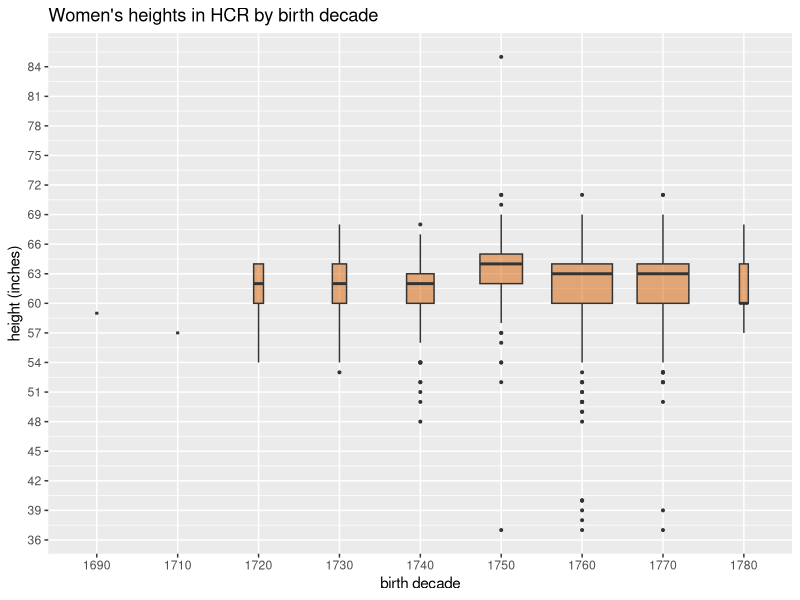
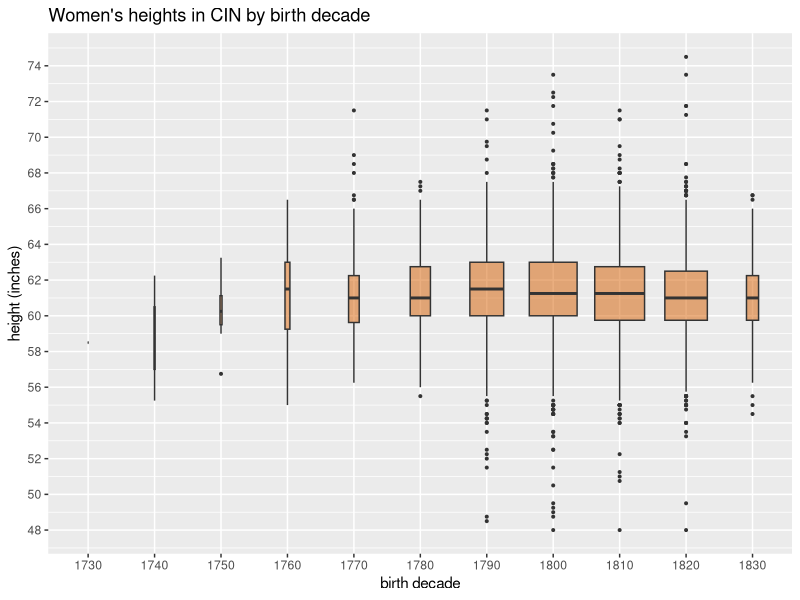
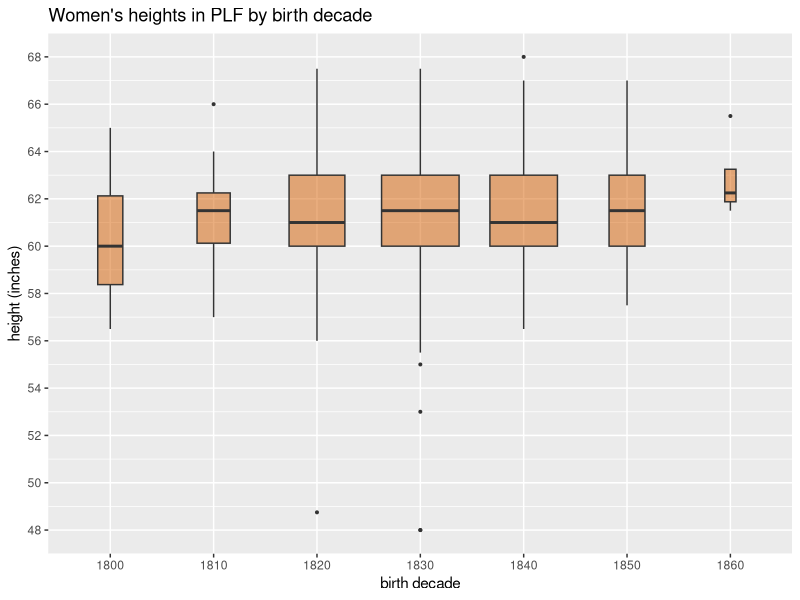
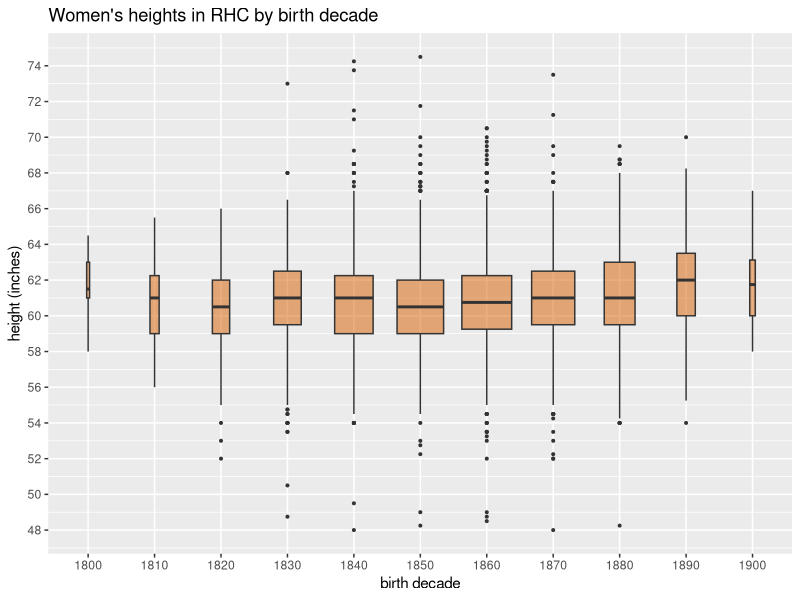
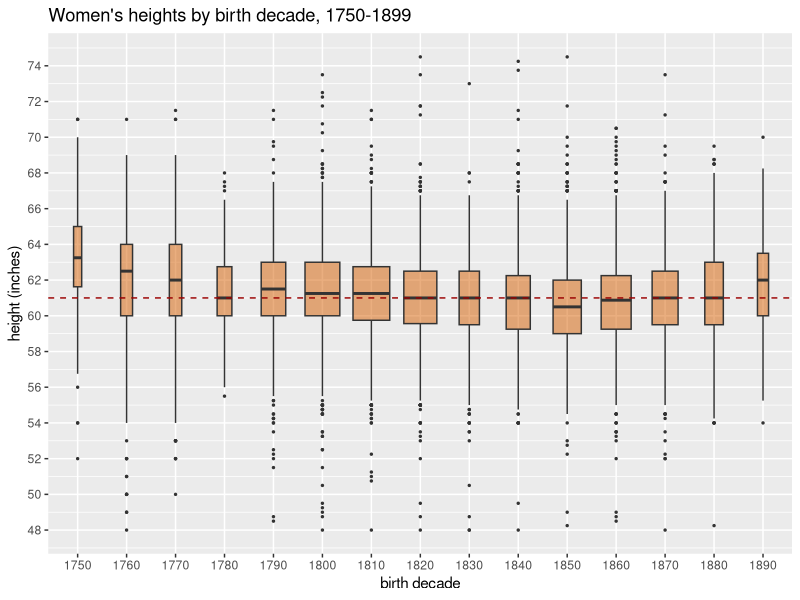
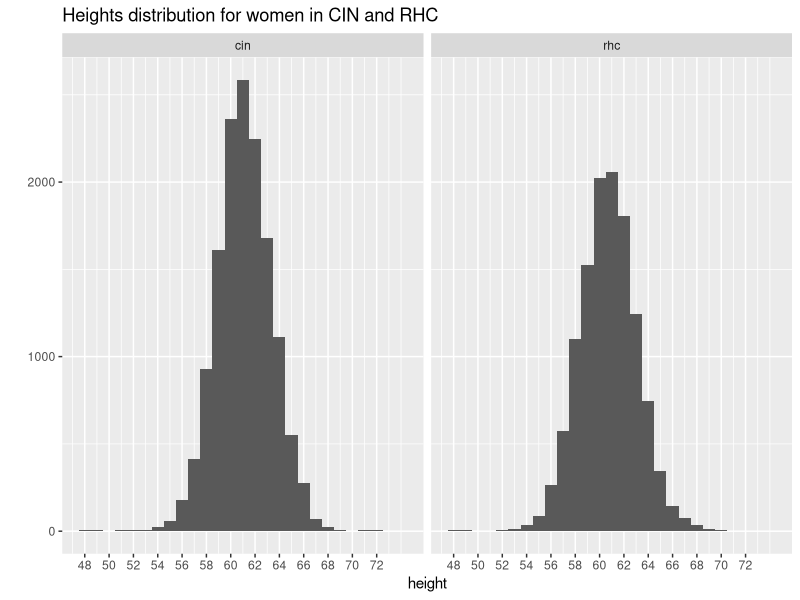
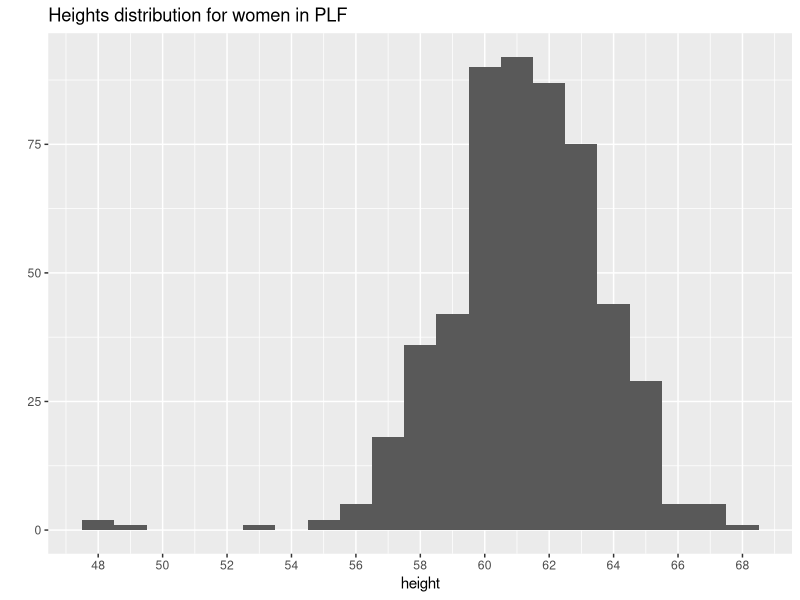
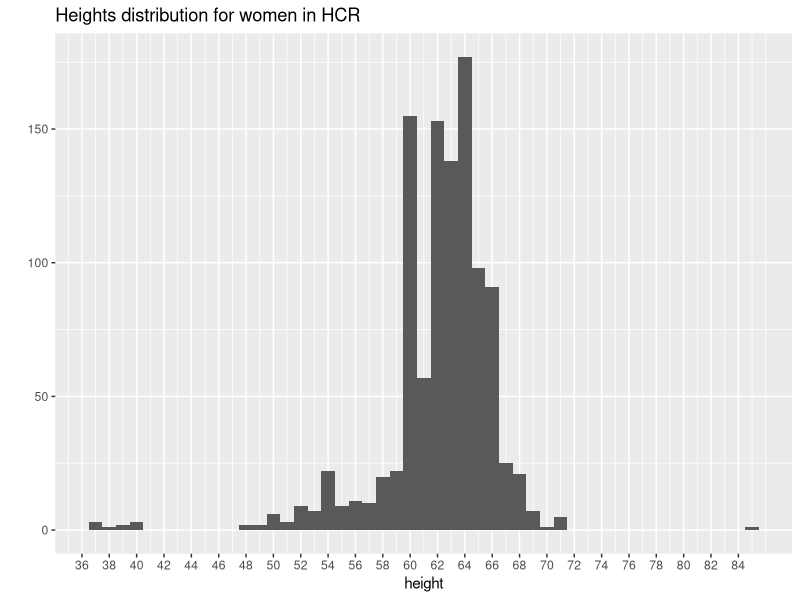

The R script that drew these images, in order:
## ---- chunk 1
knitr::opts_chunk$set(echo = TRUE)
## ---- chunk 2

## This RMarkdown code has been used to generate material posted at mindseye.sharonhoward.org

## About this file ####

## This is an *RMarkdown* file. It's written in a mix of markdown and R code.
## In order to reproduce the output you'll need, in addition to the file itself:
## * R and RStudio installed on your computer (https://www.rstudio.com/)
## * R packages installed which are listed in the #load R packages# section below. Usually you'll be able to install these from within RStudio; if not, there'll be extra instructions 
## * the data file(s) in the #get data# section; most often these will be in the same folder as the code file, but they might sometimes be located elsewhere on the internet and the code will include instructions to fetch/download them

## If you have no idea what the above means but want to learn, start with the guides at https://www.rstudio.com 

## There is also a nice suite of R tutorials designed for historians at https://programminghistorian.org/ eg https://programminghistorian.org/lessons/data_wrangling_and_management_in_R

## I've commented the code quite a lot, to try and document what on earth I thought I was up to (this is for my benefit too, whenever I come back to the code later), but inevitably not everything will be commented in detail
## Don't forget you can search in the RStudio Console for documentation for R packages and functions by typing the name of the package/function preceded by ? 
## If you get error messages, google them; nine times out of ten this has happened to somebody else already! If that ultimately gives no joy, you can contact me here: https://earlymodernnotes.wordpress.com/contact-me/

## Re-use ####

## Unless otherwise stated, any associated data files are licensed under a [Creative Commons Attribution 4.0 licence (CC BY-SA)](http://creativecommons.org/licenses/by/4.0/). The data I use comes from varied sources, so some datasets may differ from this, and if so, further information will be provided in code comments and the main text body.

## Whatever the status of the data, this Rmarkdown file is licensed as CC BY-SA. 
## Feel free to re-use, hack, chop and generally muck around with it.

## ---- chunk 3
# packages ####

library(tidyverse)
library(ggplot2)
library(scales)

## ---- chunk 4
# get data ####

# in each case this is summary data derived from the full DP datasets, including only height, age/yob, event year. HCR, PLF and RHC are (or shortly will be) downloadable as open data; there's more info about this in the links above. CIN is not yet open.

# in the original sources heights were recorded in feet and inches (to quarters of an inch), which have been converted to inches and decimal points.

# HCR: home office criminal registers 1790-1801 - defendants awaiting trial
# 1226 rows, 1061 over 19 
# possible that a few women appear more than once

hcr <- read_csv("bp/hcr_heights_20180316.csv")

hcra <- hcr %>% 
  mutate(
          decade = h_year - (h_year %% 10), 
          decade_birth = year_birth - (year_birth %% 10),
          dataset="hcr" 
          ) %>% 
  filter(age > 19)

# CIN: Oxley convict indents 1820-1853 - transported convicts
# 17183 rows total, 14181 over 19 
# unlikely to be more than a very small handful of repeat appearances - it was very rare to be transported more than once!

cin <- read_csv("bp/cin_heights_20180314.csv")

cina <- cin %>% 
  mutate(
    decade = h_year - (h_year %% 10), 
    decade_birth = year_birth - (year_birth %% 10), 
    dataset = "cin" 
  ) %>% 
  filter(age > 19)

# PLF: prison licences 1853-1884
# 571 rows, 535 over 19
# repeat offenders shouldn't be an issue as files had already been amalgamated.

plf <- read_csv("bp/plf_heights_20180314.csv")

plfa <- plf %>% 
  mutate(
    decade = h_year - (h_year %% 10), 
    decade_birth = year_birth - (year_birth %% 10), 
    dataset="plf"  
  ) %>% 
  select(id, h_year,age,year_birth,height,decade,decade_birth, dataset) %>% 
  filter(age > 19)

# RHC: register of habitual criminals 1881-1925
# 12599, 12118 over 19
# likely to be some repeat offenders

rhc <- read_csv("bp/rhc_heights_20180316.csv")

rhca <- rhc %>% 
  mutate(
    decade = h_year - (h_year %% 10), 
    decade_birth = year_birth - (year_birth %% 10), 
    dataset="rhc" 
  ) %>% 
  filter(age > 19)


# stack 'em up (bind_rows = sql union)

hcr_cin_plf_rhc <- bind_rows(hcra, cina, plfa, rhca)

## ---- chunk 5
# nb use of varwidth to vary width of box according to relative size of group within dataset
ggplot(hcra, aes(factor(decade_birth), height)) +
  geom_boxplot(varwidth = TRUE, fill="#D55E00", alpha=0.5, outlier.size = 0.7, outlier.alpha = 1) +
  scale_y_continuous(breaks=seq(36,84,by=3)) +
  labs(y="height (inches)", x="birth decade", title="Women's heights in HCR by birth decade")
## ---- chunk 6
ggplot(cina, aes(factor(decade_birth), height)) +
  geom_boxplot(varwidth = TRUE, fill="#D55E00", alpha=0.5, outlier.size = 0.7, outlier.alpha = 1) +
  scale_y_continuous(breaks=seq(48, 74,by=2)) +
  labs(y="height (inches)", x="birth decade", title="Women's heights in CIN by birth decade")

## ---- chunk 7
ggplot(plfa, aes(factor(decade_birth), height)) +
  geom_boxplot(varwidth = TRUE, fill="#D55E00", alpha=0.5, outlier.size = 0.7, outlier.alpha = 1) +
  scale_y_continuous(breaks=seq(48,68,by=2))  +
  labs(y="height (inches)", x="birth decade", title="Women's heights in PLF by birth decade")
## ---- chunk 8
ggplot(rhca, aes(factor(decade_birth), height)) +
  geom_boxplot(varwidth = TRUE, fill="#D55E00", alpha=0.5, outlier.size = 0.7, outlier.alpha = 1) +
  scale_y_continuous(breaks=seq(48,74,by=2)) +
  labs(y="height (inches)", x="birth decade", title="Women's heights in RHC by birth decade")
## ---- chunk 9
ggplot(hcr_cin_plf_rhc %>% 
    filter(year_birth > 1749, year_birth < 1900, height > 40, height < 80)
       , aes(factor(decade_birth), height)) +
  geom_boxplot(varwidth = TRUE, fill="#D55E00", alpha=0.5, outlier.size = 0.5, outlier.alpha = 1) +
  labs(y="height (inches)", x="birth decade", title="Women's heights by birth decade, 1750-1899") +
  scale_y_continuous(breaks=seq(40,76,by=2)) +
  geom_hline(aes(yintercept=61), colour="#990000", linetype=2)
## ---- chunk 10
ggplot(hcr_cin_plf_rhc %>% filter(dataset %in% c("cin", "rhc"))
       , aes(height)) +
  geom_histogram(binwidth=1) +
  facet_grid(~dataset) +
  scale_x_continuous(breaks=seq(48,72,by=2)) +
  labs(y="", title="Heights distribution for women in CIN and RHC")
## ---- chunk 11
ggplot(plfa, aes(height)) +
  geom_histogram(binwidth=1) +
  labs(y="", title="Heights distribution for women in PLF") +
  scale_x_continuous(breaks=seq(40,76,by=2))
## ---- chunk 12
ggplot(hcra, aes(height)) +
  geom_histogram(binwidth=1) +
  labs(y="", title="Heights distribution for women in HCR") +
  scale_x_continuous(breaks=seq(36,84,by=2))
